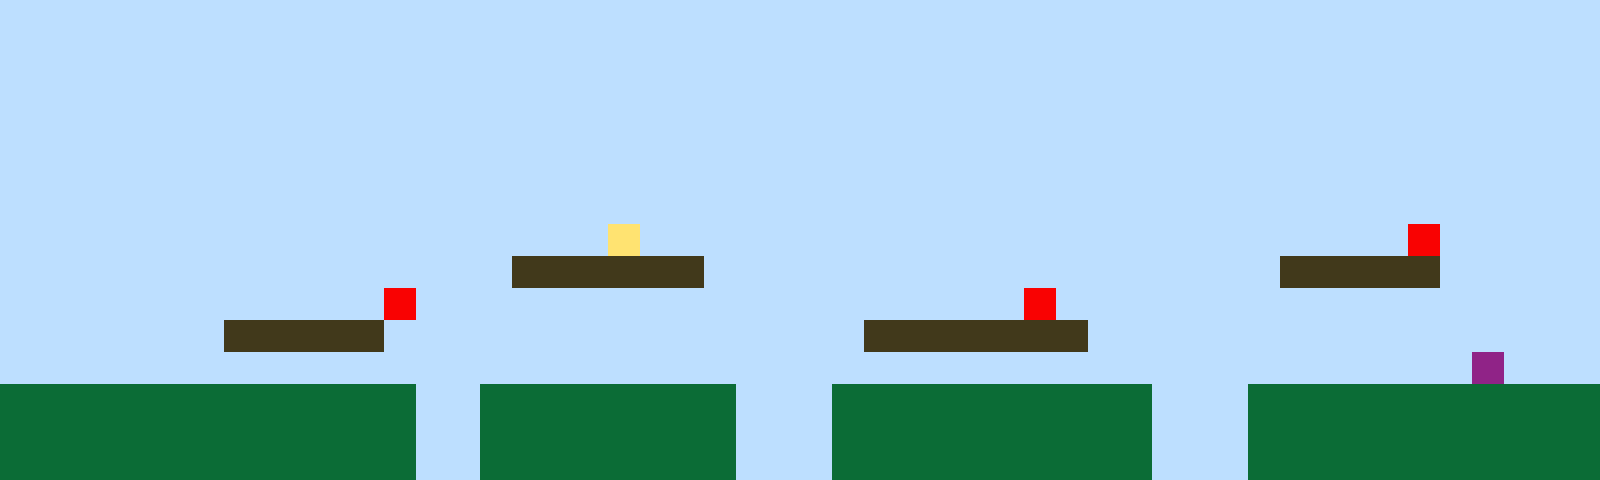

Below is a game level as drawn by its tile map, then a one-line description and the .tmx file that defines it, in full:
An orthogonal 50x15 tile map with 32x32 px tiles, 1 tile layer (Tile Layer 1).

<map version="1.10" tiledversion="1.11.2" orientation="orthogonal" renderorder="right-up" width="50" height="15" tilewidth="32" tileheight="32" infinite="0" nextlayerid="2" nextobjectid="1"><editorsettings><export target="map1.csv" format="csv" /></editorsettings><tileset firstgid="1" name="sprites" tilewidth="32" tileheight="32" tilecount="6" columns="3"><image source="sprites.png" width="96" height="64" /></tileset><layer id="1" name="Tile Layer 1" width="50" height="15"><data encoding="csv">1,1,1,1,1,1,1,1,1,1,1,1,1,1,1,1,1,1,1,1,1,1,1,1,1,1,1,1,1,1,1,1,1,1,1,1,1,1,1,1,1,1,1,1,1,1,1,1,1,1,1,1,1,1,1,1,1,1,1,1,1,1,1,1,1,1,1,1,1,1,1,1,1,1,1,1,1,1,1,1,1,1,1,1,1,1,1,1,1,1,1,1,1,1,1,1,1,1,1,1,1,1,1,1,1,1,1,1,1,1,1,1,1,1,1,1,1,1,1,1,1,1,1,1,1,1,1,1,1,1,1,1,1,1,1,1,1,1,1,1,1,1,1,1,1,1,1,1,1,1,1,1,1,1,1,1,1,1,1,1,1,1,1,1,1,1,1,1,1,1,1,1,1,1,1,1,1,1,1,1,1,1,1,1,1,1,1,1,1,1,1,1,1,1,1,1,1,1,1,1,1,1,1,1,1,1,1,1,1,1,1,1,1,1,1,1,1,1,1,1,1,1,1,1,1,1,1,1,1,1,1,1,1,1,1,1,1,1,1,1,1,1,1,1,1,1,1,1,1,1,1,1,1,1,1,1,1,1,1,1,1,1,1,1,1,1,1,1,1,1,1,1,1,1,1,1,1,1,1,1,1,1,1,1,1,1,1,1,1,1,1,1,1,1,1,1,1,1,1,1,1,1,1,1,1,1,1,1,1,1,1,1,1,1,1,1,1,1,1,1,1,1,1,1,1,1,1,1,1,1,1,1,1,1,1,1,1,1,1,1,1,1,1,1,1,1,1,1,1,1,1,1,1,1,1,1,1,1,1,1,1,1,1,1,1,1,1,1,1,4,1,1,1,1,1,1,1,1,1,1,1,1,1,1,1,1,1,1,1,1,1,1,1,1,5,1,1,1,1,1,1,1,1,1,1,1,1,1,1,1,1,1,1,1,1,1,3,3,3,3,3,3,1,1,1,1,1,1,1,1,1,1,1,1,1,1,1,1,1,1,3,3,3,3,3,1,1,1,1,1,1,1,1,1,1,1,1,1,1,1,1,1,5,1,1,1,1,1,1,1,1,1,1,1,1,1,1,1,1,1,1,1,5,1,1,1,1,1,1,1,1,1,1,1,1,1,1,1,1,1,1,1,1,1,1,1,1,3,3,3,3,3,1,1,1,1,1,1,1,1,1,1,1,1,1,1,1,3,3,3,3,3,3,3,1,1,1,1,1,1,1,1,1,1,1,1,1,1,1,1,1,1,1,1,1,1,1,1,1,1,1,1,1,1,1,1,1,1,1,1,1,1,1,1,1,1,1,1,1,1,1,1,1,1,1,1,1,1,1,1,1,1,1,1,1,1,6,1,1,1,2,2,2,2,2,2,2,2,2,2,2,2,2,1,1,2,2,2,2,2,2,2,2,1,1,1,2,2,2,2,2,2,2,2,2,2,1,1,1,2,2,2,2,2,2,2,2,2,2,2,2,2,2,2,2,2,2,2,2,2,2,2,2,1,1,2,2,2,2,2,2,2,2,1,1,1,2,2,2,2,2,2,2,2,2,2,1,1,1,2,2,2,2,2,2,2,2,2,2,2,2,2,2,2,2,2,2,2,2,2,2,2,2,1,1,2,2,2,2,2,2,2,2,1,1,1,2,2,2,2,2,2,2,2,2,2,1,1,1,2,2,2,2,2,2,2,2,2,2,2</data></layer></map>
